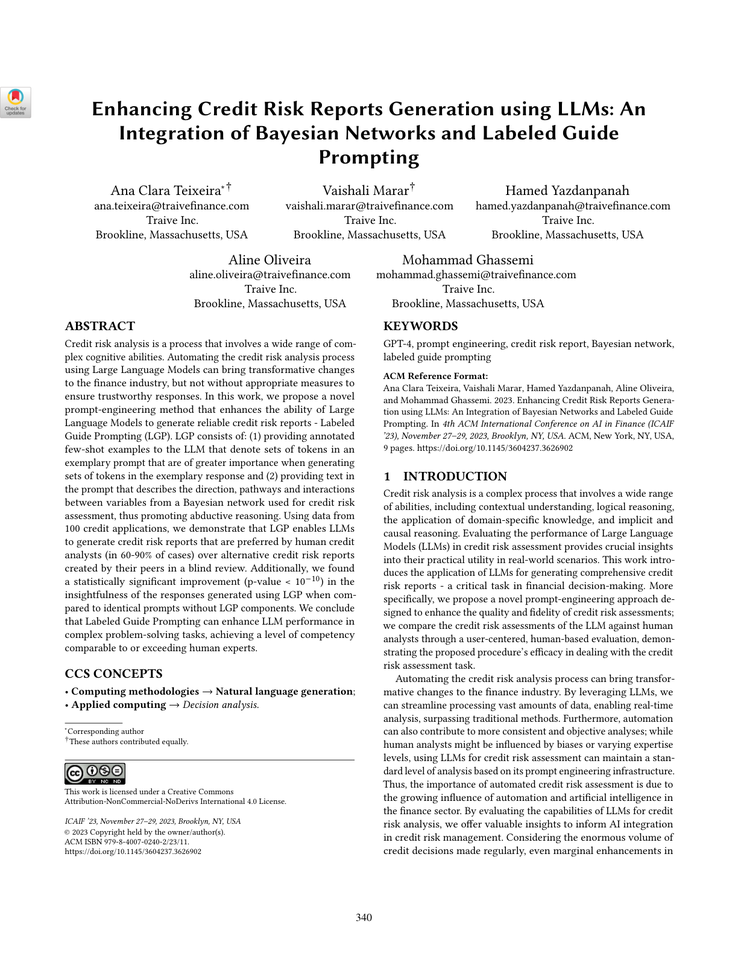
#> input picture pdf_extract/43ca8e59747ca9bcdcbf0ed79298a7af6766ee6ffc14110ea2c334d083316934/page_1.png, 738 x 956 px, shrunk from 1224 x 1584 before the run
$ python -i cv_from_img.py   (imports and definitions only)
#> lines starting #> are read from the running program, lines starting #| are printed output that depends on the picture; after the words box and inside, x2 and y2 are one past the last pixel; in counts of white or black regions, pixels touching at a corner belong together
import cv2
import numpy as np
from pathlib import Path
from typing import List, Dict, Any ,Tuple
import easyocr

# 初始化EasyOCR reader
# [1 line that did not run here, left out]

def preprocess_image(image_path: str) -> List[Dict[str, Any]]:
    if not Path(image_path).is_file():
        raise FileNotFoundError(f"The image file does not exist: {image_path}")

    # 读取图像
    image = cv2.imread(image_path)
#> image is the input picture: shape (956, 738, 3); mean B, G, R 238.4, 238.4, 238.4
    if image is None:
        raise FileNotFoundError(f"Could not read the image file: {image_path}")

    # 转换为灰度图
    gray = cv2.cvtColor(image, cv2.COLOR_BGR2GRAY)
    # 二值化
    _, binary = cv2.threshold(gray, 150, 255, cv2.THRESH_BINARY_INV)
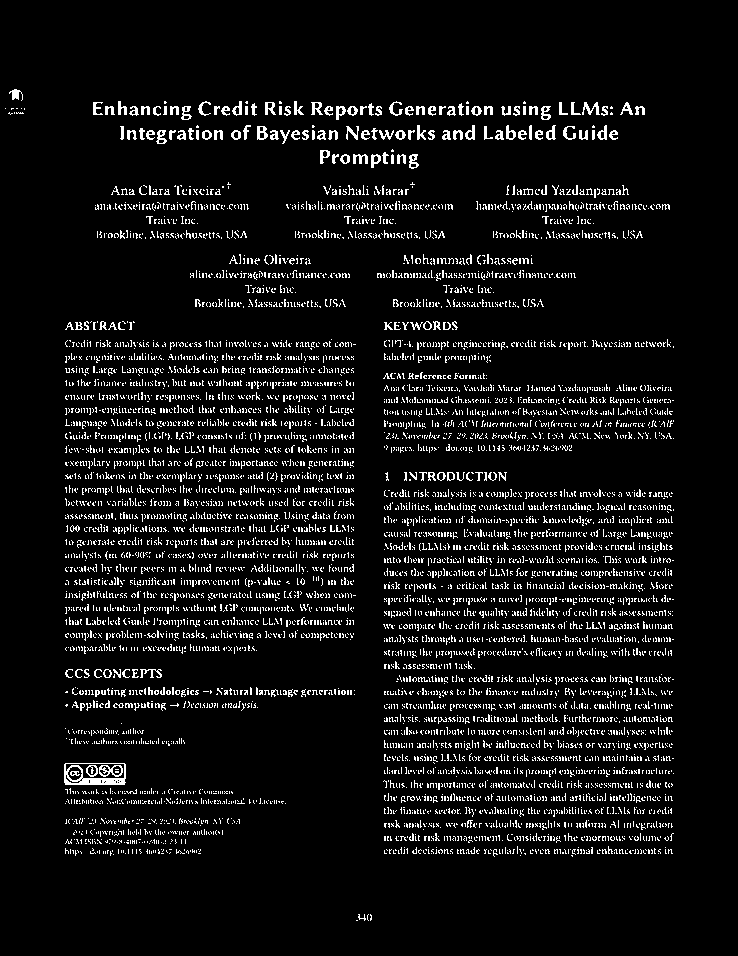
#> binary: shape (956, 738); 7% white in thin lines or dots, all inside (x1, y1, x2, y2) = (5, 89, 674, 921)
    # 使用膨胀和腐蚀操作改善文本区域
    kernel = np.ones((5, 5), np.uint8)
    dilation = cv2.dilate(binary, kernel, iterations=1)
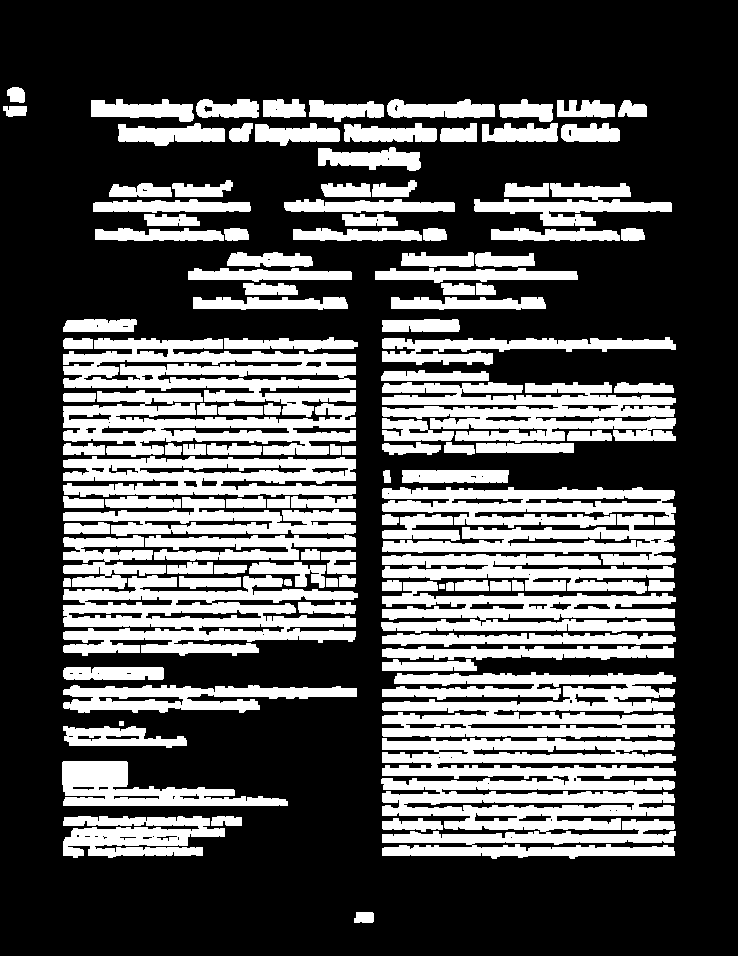
#> dilation: shape (956, 738); 32% white; 120 white regions, largest, box (x1, y1, x2, y2) and area: (381, 738, 676, 859) 24632, (382, 672, 676, 739) 13741, (63, 575, 358, 656) 13360
    erosion = cv2.erode(dilation, kernel, iterations=1)
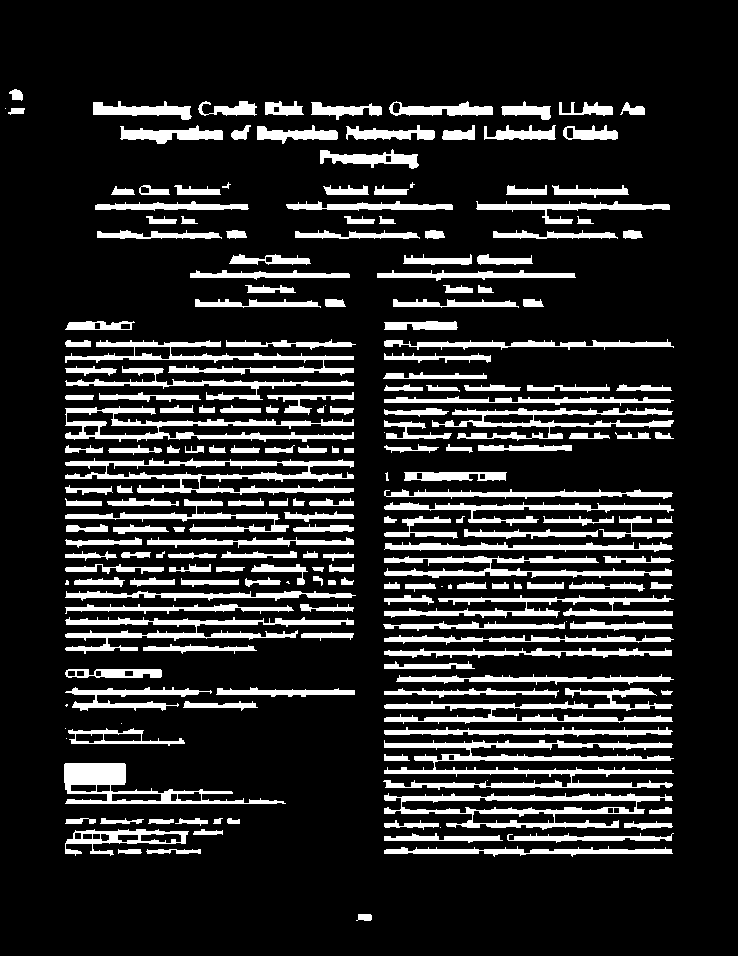
#> erosion: shape (956, 738); 15.8% white; 215 white regions (15 under 20 px)

    # 寻找轮廓
    contours, _ = cv2.findContours(erosion, cv2.RETR_EXTERNAL, cv2.CHAIN_APPROX_SIMPLE)
#> contours = 215 contours, 17 with area under 20; largest, box (x1, y1, x2, y2) and area: (384, 793, 673, 830) 5684, (65, 458, 354, 495) 5010, (383, 740, 674, 790) 4118, (65, 406, 354, 442) 3552, (64, 763, 286, 804) 3186

    modules = []  # 用于存储每个识别的块信息
    for contour in contours:
        x, y, w, h = cv2.boundingRect(contour)
        if w > 30 and h > 30:
            position = [[x, y], [x + w, y + h]]
            modules.append({
                "type": "unknown",
                "position": position,
            })
#> this loop made 215 passes
#> (x, y, w, h, position) on passes 19, 21, 23, 32, 46, 102, 114, 133: (384, 793, 289, 37, [[384, 793], [673, 830]]), (64, 763, 222, 41, [[64, 763], [286, 804]]), (383, 740, 291, 50, [[383, 740], [674, 790]]), (384, 688, 289, 36, [[384, 688], [673, 724]]), (65, 617, 289, 37, [[65, 617], [354, 654]]), (65, 499, 224, 33, [[65, 499], [289, 532]]), (65, 458, 289, 37, [[65, 458], [354, 495]]), (432, 408, 242, 33, [[432, 408], [674, 441]])
#> after the loop, modules = 11 items

    # 使用OCR更新modules中的文本区域信息
    # modules = detect_text_area(image_path, modules)
    return modules

# [24 lines left out: functions detect_text_area, module_in_range, not called in this run]

>>> result = preprocess_image('../../pdf_extract/43ca8e59747ca9bcdcbf0ed79298a7af6766ee6ffc14110ea2c334d083316934/page_1.png')
#> result = 11 items

$ run again, on pdf_extract/43ca8e59747ca9bcdcbf0ed79298a7af6766ee6ffc14110ea2c334d083316934/page_2.png
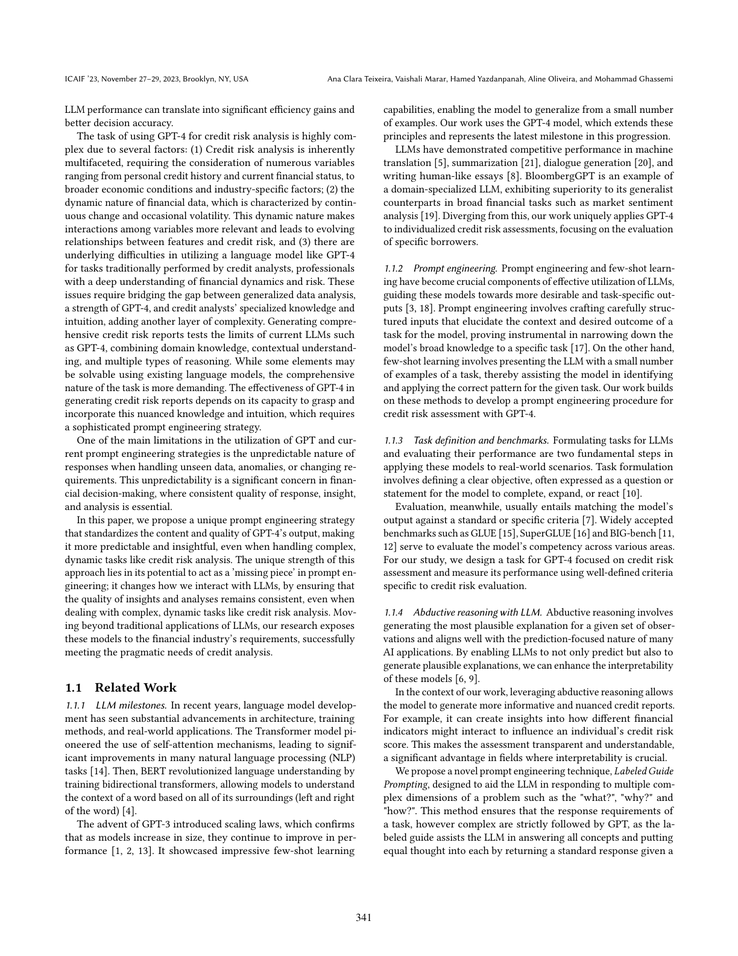
#> input picture pdf_extract/43ca8e59747ca9bcdcbf0ed79298a7af6766ee6ffc14110ea2c334d083316934/page_2.png, 738 x 956 px, shrunk from 1224 x 1584 before the run
#> in preprocess_image, image is the input picture: shape (956, 738, 3); min 0, max 255, mean 235.1
#> in preprocess_image, `_, binary = cv2.threshold(gray, 150, 255, cv2.THRESH_BINARY_INV)`:
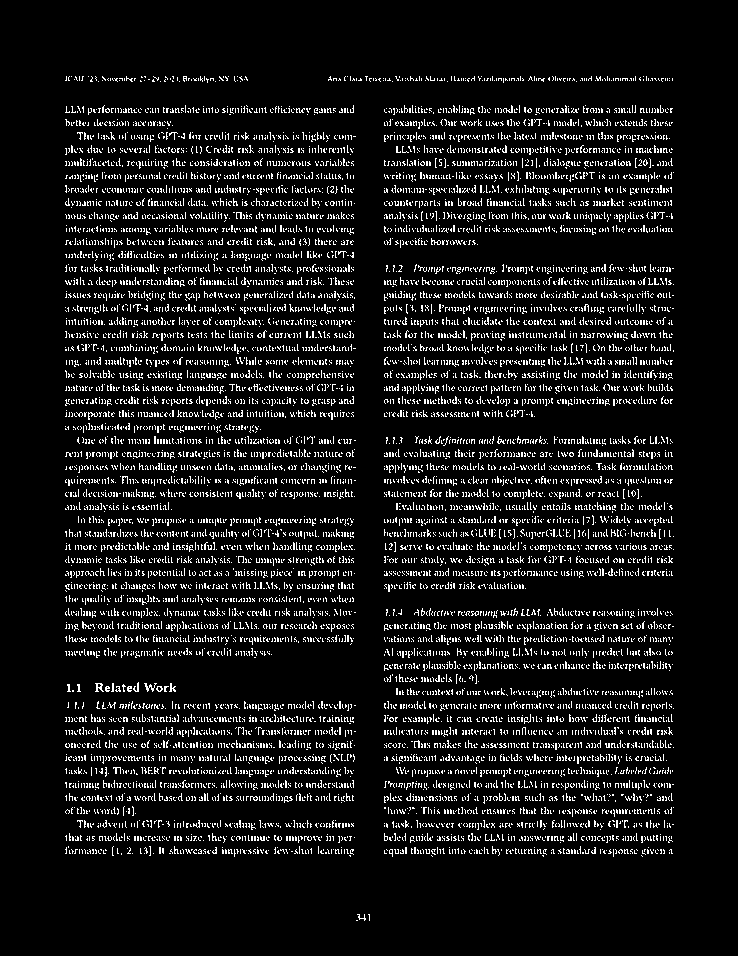
#> binary: shape (956, 738); 8.7% white in thin lines or dots, all inside (x1, y1, x2, y2) = (65, 76, 674, 921)
#> dilation: shape (956, 738); 41.7% white; 109 white regions, largest, box (x1, y1, x2, y2) and area: (382, 262, 676, 419) 31620, (63, 500, 358, 660) 31086, (382, 447, 676, 580) 23579
#> in preprocess_image, `erosion = cv2.erode(dilation, kernel, iterations=1)`:
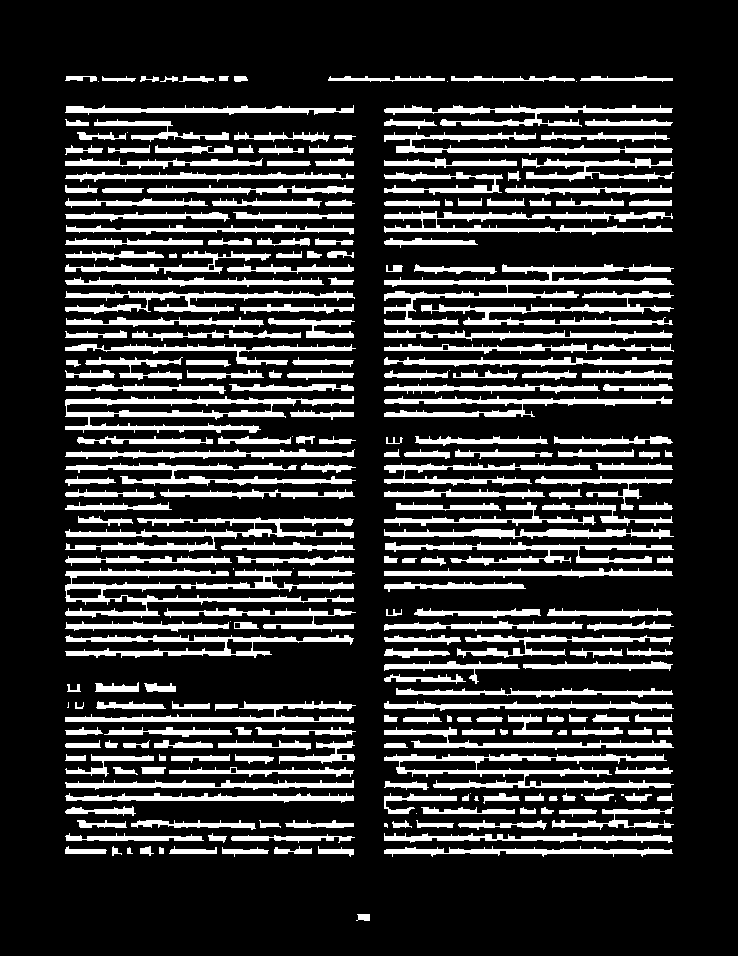
#> erosion: shape (956, 738); 20.2% white; 268 white regions (19 under 20 px)
#> contours = 268 contours, 22 with area under 20; largest, box (x1, y1, x2, y2) and area: (65, 396, 354, 433) 4514, (65, 568, 354, 618) 3584, (384, 754, 674, 790) 3427, (384, 264, 674, 327) 3088, (65, 516, 354, 552) 2564
#> the loop in preprocess_image, `for contour in contours:` made 268 passes
#> (x, y, w, h, position) on passes 52, 120, 130, 141, 164, 192, 197: (384, 754, 290, 36, [[384, 754], [674, 790]]), (65, 568, 289, 50, [[65, 568], [354, 618]]), (65, 516, 289, 36, [[65, 516], [354, 552]]), (535, 476, 138, 34, [[535, 476], [673, 510]]), (65, 396, 289, 37, [[65, 396], [354, 433]]), (421, 291, 253, 34, [[421, 291], [674, 325]]), (384, 264, 290, 63, [[384, 264], [674, 327]])
#> after the loop in preprocess_image, `for contour in contours:`: modules = 7 items

$ run again, on pdf_extract/43ca8e59747ca9bcdcbf0ed79298a7af6766ee6ffc14110ea2c334d083316934/page_3.png
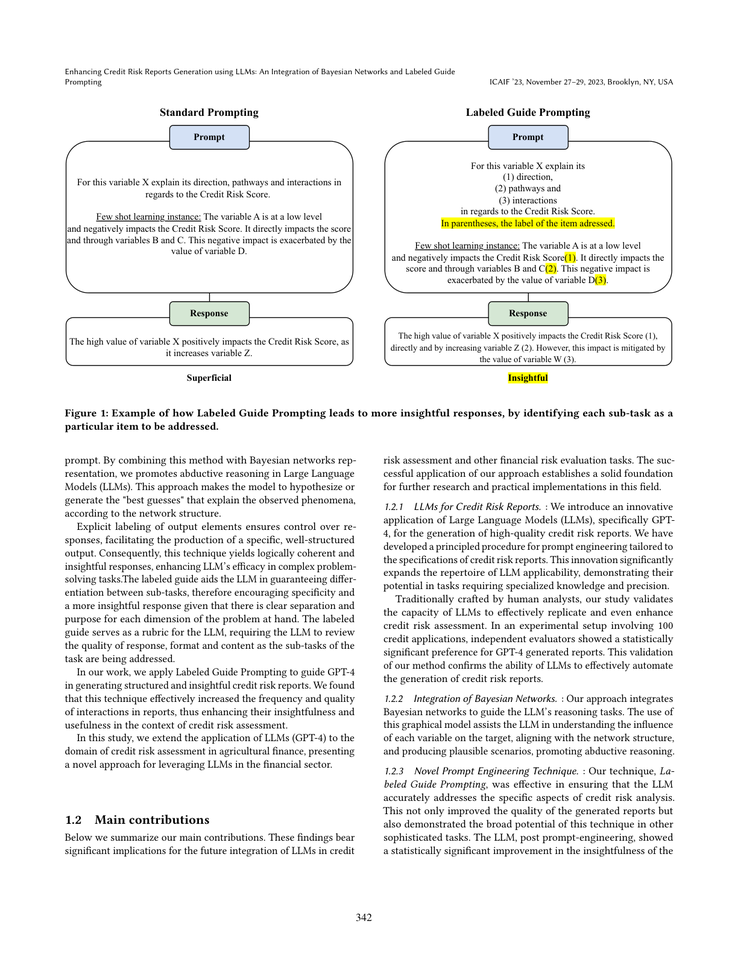
#> input picture pdf_extract/43ca8e59747ca9bcdcbf0ed79298a7af6766ee6ffc14110ea2c334d083316934/page_3.png, 738 x 956 px, shrunk from 1224 x 1584 before the run
#> in preprocess_image, image is the input picture: shape (956, 738, 3); mean B, G, R 238.8, 239.7, 239.5
#> in preprocess_image, `_, binary = cv2.threshold(gray, 150, 255, cv2.THRESH_BINARY_INV)`:
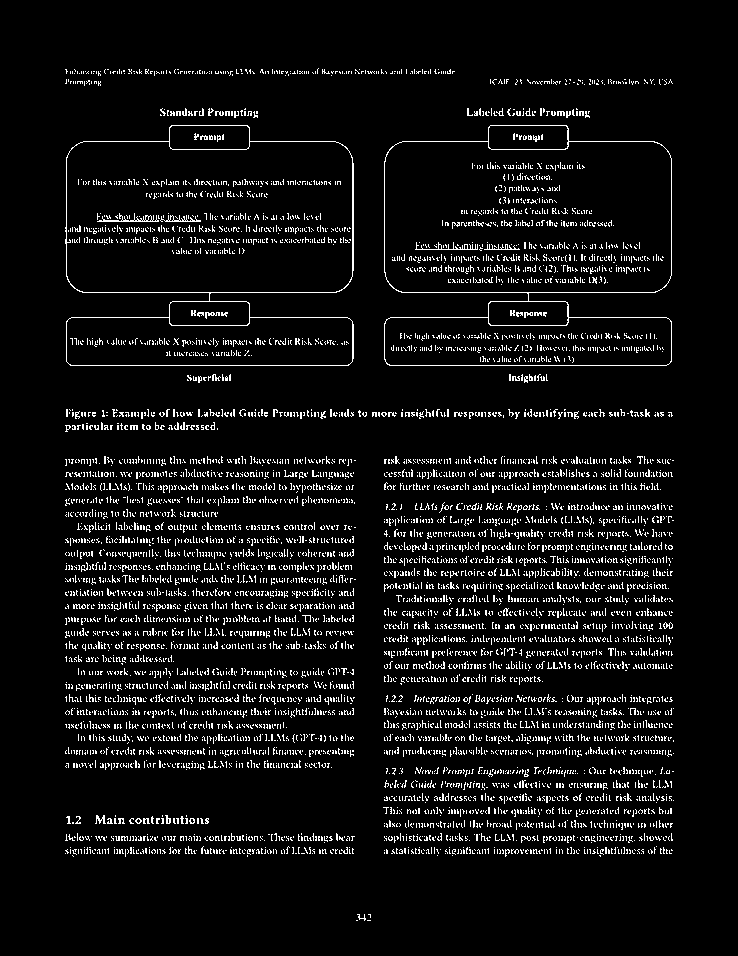
#> binary: shape (956, 738); 6.5% white in thin lines or dots, all inside (x1, y1, x2, y2) = (65, 68, 674, 921)
#> dilation: shape (956, 738); 31.3% white; 102 white regions, largest, box (x1, y1, x2, y2) and area: (63, 534, 358, 720) 37370, (382, 500, 676, 620) 22016, (63, 123, 356, 368) 19426
#> in preprocess_image, `erosion = cv2.erode(dilation, kernel, iterations=1)`:
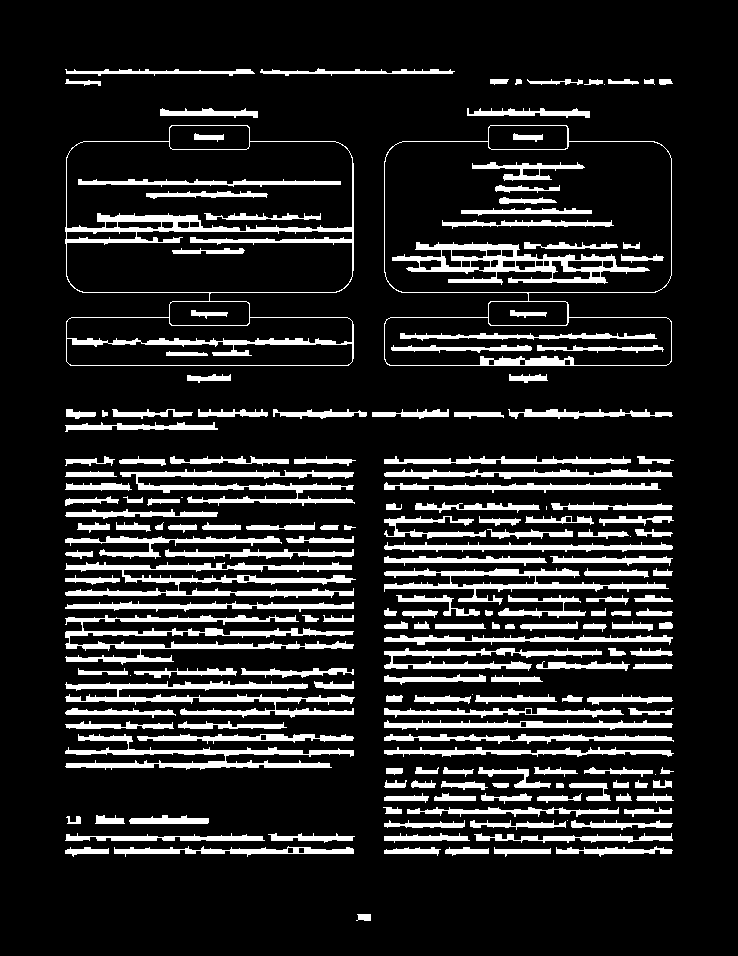
#> erosion: shape (956, 738); 14.3% white; 192 white regions (8 under 20 px)
#> contours = 171 contours, 8 with area under 20; largest, box (x1, y1, x2, y2) and area: (65, 125, 354, 366) 59220, (384, 125, 672, 366) 59211, (65, 615, 354, 665) 3210, (65, 562, 356, 598) 3142, (384, 568, 669, 605) 2855
#> the loop in preprocess_image, `for contour in contours:` made 171 passes
#> (x, y, w, h, position) on passes 48, 62, 86, 101, 102, 139, 157, 158: (65, 734, 289, 36, [[65, 734], [354, 770]]), (65, 681, 290, 37, [[65, 681], [355, 718]]), (65, 615, 289, 50, [[65, 615], [354, 665]]), (384, 568, 285, 37, [[384, 568], [669, 605]]), (65, 562, 291, 36, [[65, 562], [356, 598]]), (120, 469, 235, 37, [[120, 469], [355, 506]]), (384, 125, 288, 241, [[384, 125], [672, 366]]), (65, 125, 289, 241, [[65, 125], [354, 366]])
#> after the loop in preprocess_image, `for contour in contours:`: modules = 8 items
